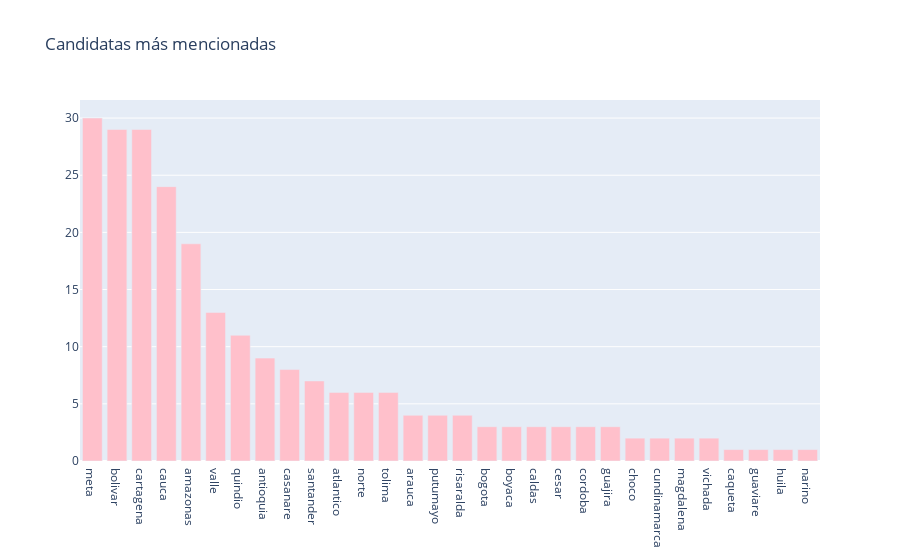

Here is the notebook cell this chart was saved with:
### Code cell
trace = go.Bar(x=list(dept_cnt.keys()),
               y=list(dept_cnt.values()),
               marker=dict(color='pink'))

layout = go.Layout(title='Candidatas más mencionadas')

fig = go.Figure(data=[trace], layout=layout)
iplot(fig)

### Figure 1 — Plotly figure (JSON) as saved in the notebook; plotly's stock layout.template omitted (floating-point values rounded to 4 significant figures)
{"data": [{"marker": {"color": "pink"}, "type": "bar", "x": ["meta", "bolivar", "cartagena", "cauca", "amazonas", "valle", "quindio", "antioquia", "casanare", "santander", "atlantico", "norte", "tolima", "arauca", "putumayo", "risaralda", "bogota", "boyaca", "caldas", "cesar", "cordoba", "guajira", "choco", "cundinamarca", "magdalena", "vichada", "caqueta", "guaviare", "huila", "narino"], "y": [30, 29, 29, 24, 19, 13, 11, 9, 8, 7, 6, 6, 6, 4, 4, 4, 3, 3, 3, 3, 3, 3, 2, 2, 2, 2, 1, 1, 1, 1]}], "layout": {"title": {"text": "Candidatas más mencionadas"}}}
